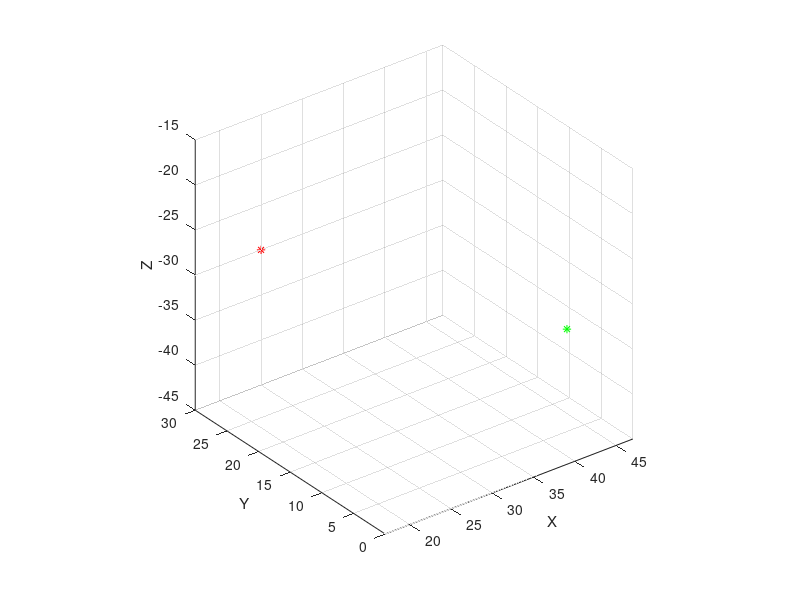

Write the MATLAB code that produced this figure.
%% test for rotating any point to XZ plane

point = [25 30 -30]';
theta = atan2(-point(2), point(1));

point_n = [cos(theta) -sin(theta) 0;
                sin(theta) cos(theta) 0;
                0  0 1]*point;
            
plot3(point(1),point(2),point(3),'r*');

hold on
axis equal
grid on

plot3(point_n(1),point_n(2),point_n(3),'g*');
xlabel 'X'
ylabel 'Y'
zlabel 'Z'